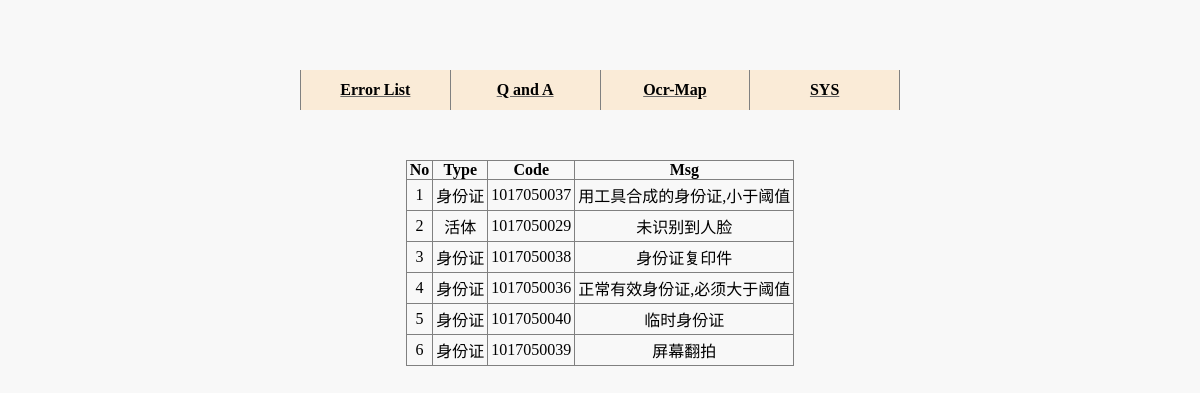
The app's page /search/ with its own data.
### tables this page shows
CREATE TABLE ocrmap(
  id integer  primary key autoincrement,
  o_type text,
  o_code text,
  o_msg text
);

### searchclient/search.py (the view)
@bp.route("/", methods=("get",))
def homepage():
    kind = random.choice(("errorlist", "ocrmap", "qanda"))
    res = get_eles(kind)
    return render_template("search/homepage.html", res=res, kind=kind)

### searchclient/db.py (called while the page is built)
def get_db():
    if "db" not in g:
        g.db = sqlite3.connect(
            current_app.config["DATABASE"],
            detect_types=sqlite3.PARSE_DECLTYPES
        )
        g.db.row_factory = sqlite3.Row
    return g.db

### searchclient/search.py (called while the page is built)
def get_eles(tb_name: str):
    db = get_db()
    cur = db.execute('select id from {}'.format(tb_name))
    all_id = set(cur.fetchall())
    id_lst = []
    try:
        for i in range(20):
            id_lst.append(all_id.pop()['id'], )
    except Exception as e:
        pass
    res = []
    for item in id_lst:
        cur = db.execute("select * from {} where id ={}".format(tb_name, item))
        res += cur.fetchall()
    db.close()
    return res

### searchclient/templates/search/homepage.html (shortened to what this page needs)
<!DOCTYPE html>
{% extends "base.html" %}
{% block script %}
    <link rel="stylesheet" href="{{ url_for('static',filename='search/search.css') }}">
{% endblock %}
{% block show %}
    <table class="contents">
        {% if kind == "ocrmap" %}
            <tr>
                <th>No</th>
                <th>Type</th>
                <th>Code</th>
                <th class="rightside">Msg</th>
            </tr>
            {% for item in res %}
                <tr>
                    <td>{{ loop.index }}</td>
                    <td>{{ item[1] }} </td>
                    <td>{{ item[2] }}</td>
                    <td class="rightside"> {{ item[3] }}</td>
                </tr>
            {% endfor %}
        {% endif %}
    </table>
{% endblock %}

### searchclient/templates/base.html (shortened to what this page needs)
<!DOCTYPE html>
<link rel="stylesheet" href="{{ url_for('static',filename='base/base.css') }}">
{% block script %}
{% endblock %}
<body>
    <div class="fill-black"></div>
    {% block index %}
    <div class="title-index">
        <table class="tb-index">
            <tr>
                <th><a href="/search/err">Error List</a></th>
                <th><a href="/search/qa">Q and A</a></th>
                <th><a href="/search/ocr-map">Ocr-Map</a></th>
                <th class="rightside"><a href="/sys">SYS</a></th>
            </tr>
        </table>
    </div>
    {% endblock %}
    <div class="show-aera">
        {% block show %}  {% endblock %}
    </div>
    <div class="page">
    </div>
</body>

### searchclient/static/base/base.css (style rules this page uses)
* { box-sizing: border-box; margin: 0; padding: 0; list-style: none; text-decoration: none; border: 0; color: black; border-collapse: collapse; }
body { background-color: rgba(220, 220, 220, 0.2); }
a { text-decoration: underline dimgray; }
div.fill-black { margin: 10px 15px 10px 15px; height: 50px; width: auto; }
div.title-index { margin: 5px 15px 5px 15px; width: auto; height: 40px; }
table.tb-index { margin: auto; width: 600px; }
table.tb-index th { width: 60px; height: 40px; text-align: center; background-color: antiquewhite; border-left: 1px solid gray; }
div.show-aera { margin: 5px 20px 5px 20px; width: auto; }
div.page { margin: 5px 20px 5px 20px; height: 30px; text-align: center; }
table.contents { margin: 50px auto 10px auto; width: auto; height: auto; }
table.contents th { padding-left: 3px; padding-right: 3px; text-align: center; border-top: 1px solid gray; border-bottom: 1px solid gray; border-left: 1px solid gray; }
table.contents td { padding: 3px 3px 3px 3px; text-align: center; border-bottom: 1px solid gray; border-left: 1px solid gray; }
*.rightside { border-right: 1px solid gray; width: auto; }

### records on screen
ocrmap: o_type "身份证", o_code "1017050037", o_msg "用工具合成的身份证,小于阈值"
ocrmap: o_type "活体", o_code "1017050029", o_msg "未识别到人脸"
ocrmap: o_type "身份证", o_code "1017050038", o_msg "身份证复印件"
ocrmap: o_type "身份证", o_code "1017050036", o_msg "正常有效身份证,必须大于阈值"
ocrmap: o_type "身份证", o_code "1017050040", o_msg "临时身份证"
ocrmap: o_type "身份证", o_code "1017050039", o_msg "屏幕翻拍"
